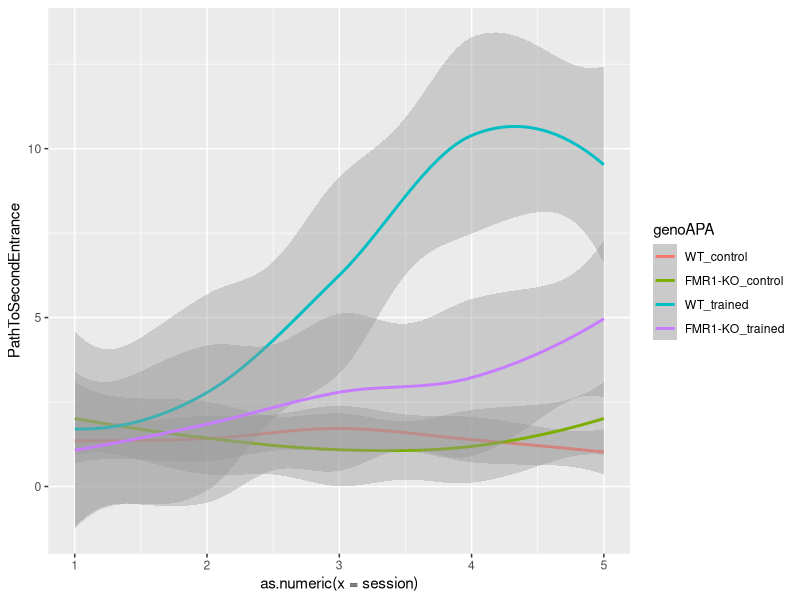
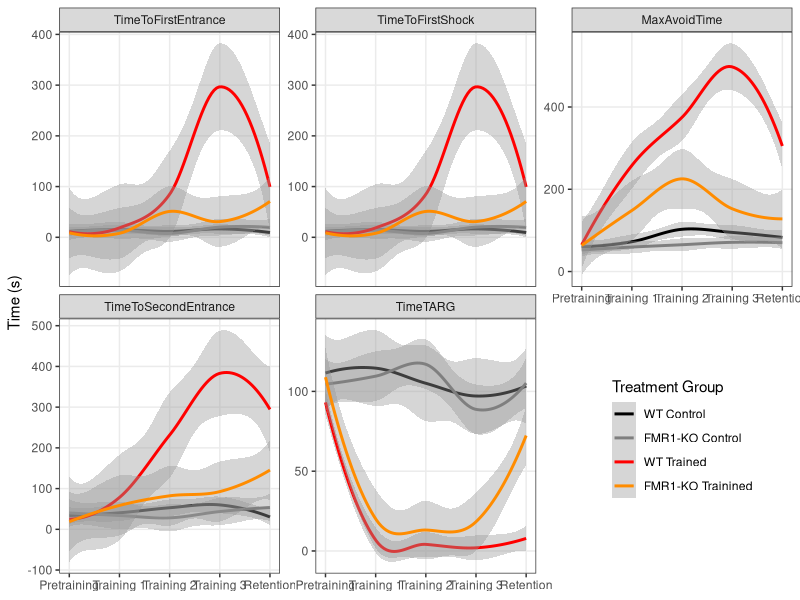
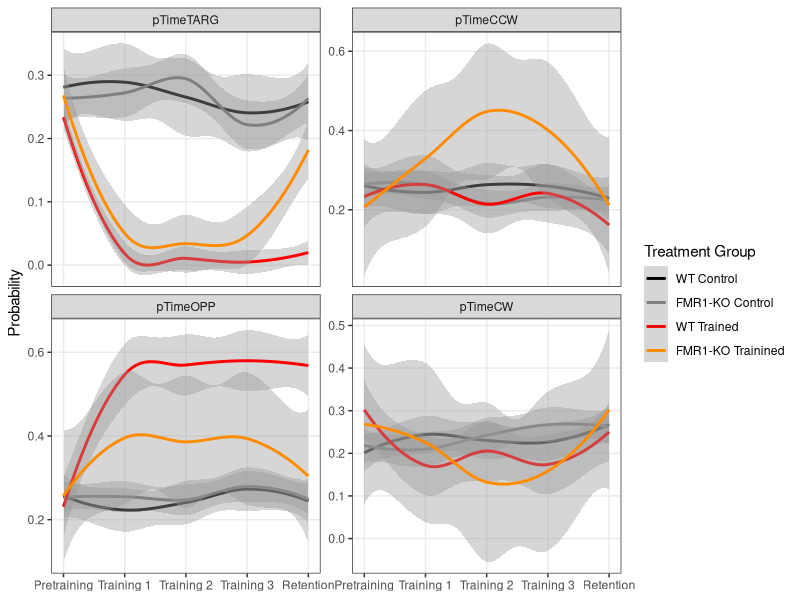
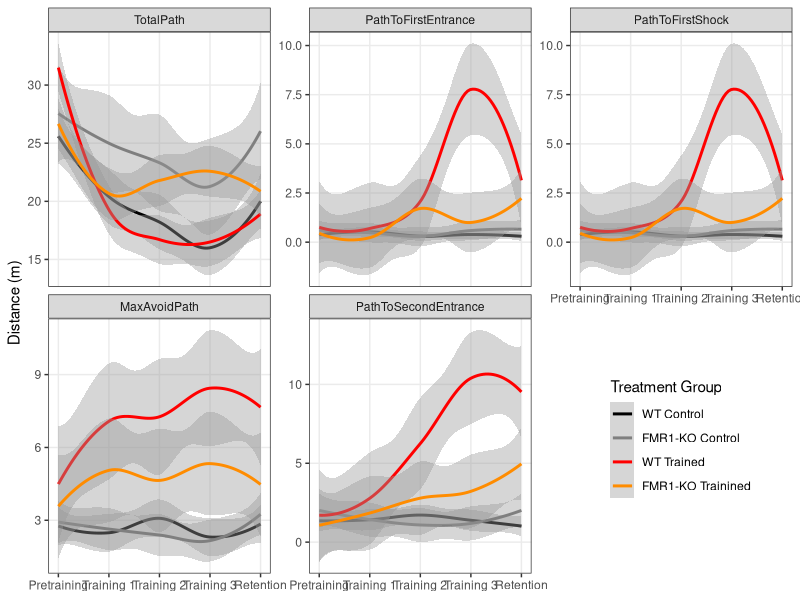
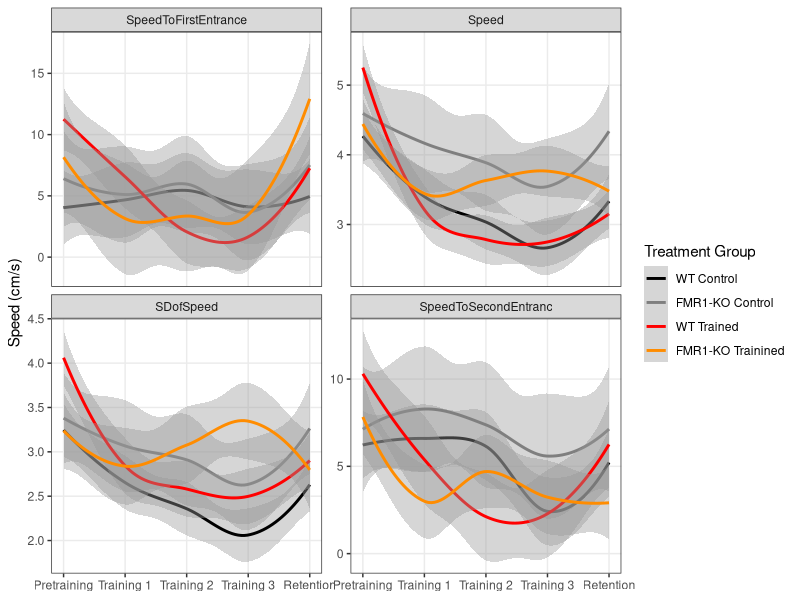
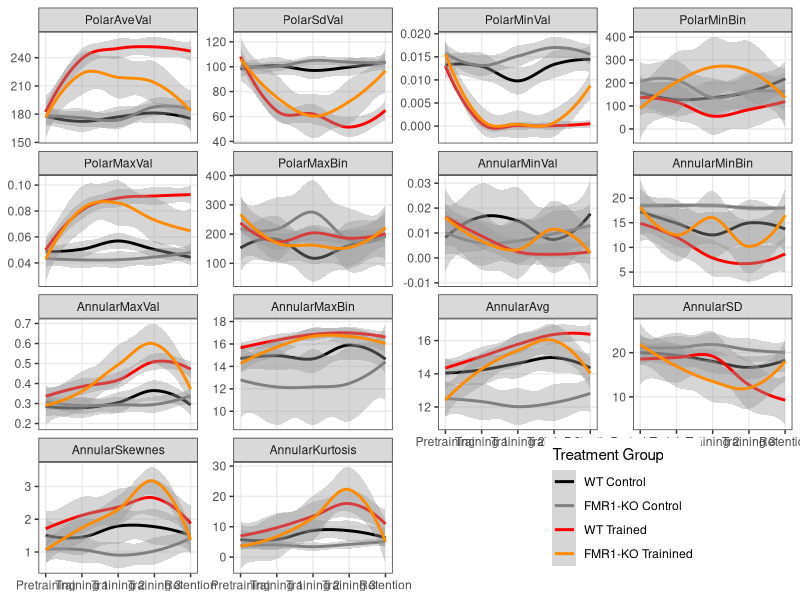
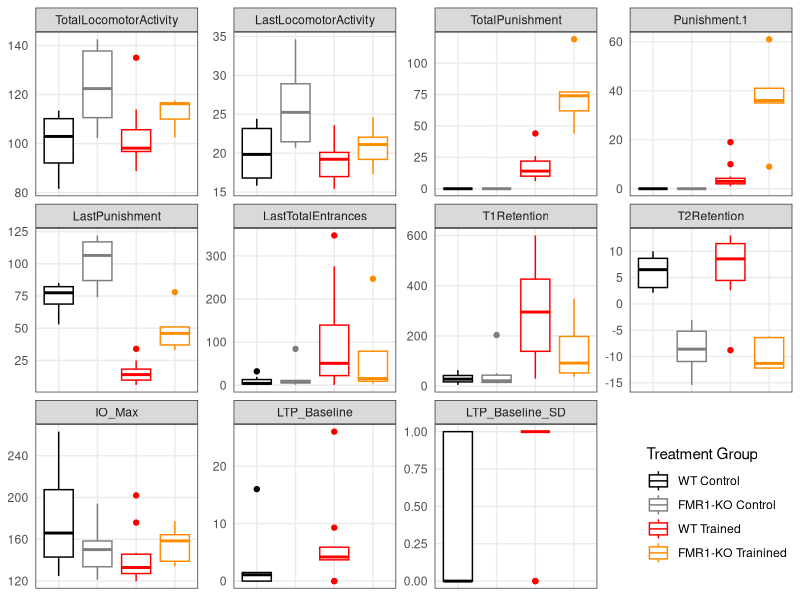
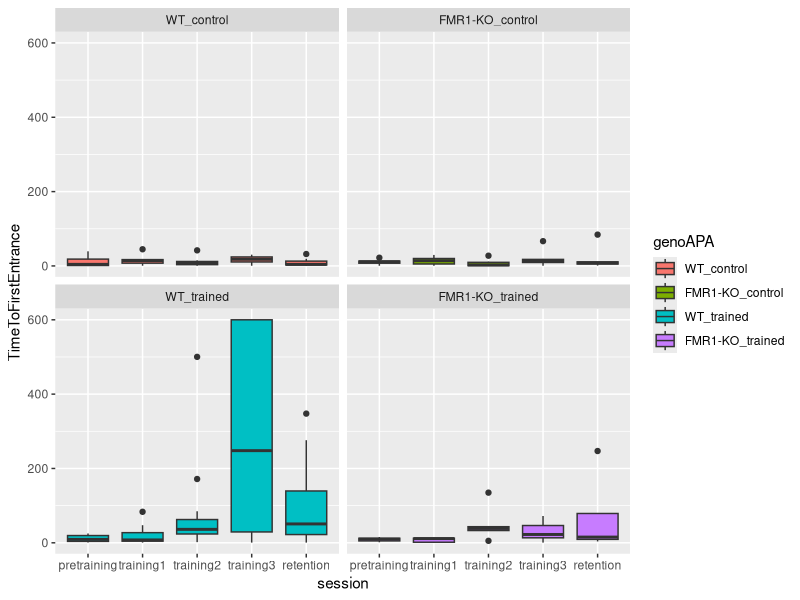

Reproduce these figures in R, in order. (Note: this script raises an error after producing the figures.)
# Part 1: Reading and analyzing beahvior and physiology data

## load libraries -----
library(dplyr) ## for filtering and selecting rows
library(plyr) ## for renmaing factors
library(ggplot2) ## for awesome plots!
library(reshape2) #@ for melting dataframe

## wrangle the raw wt and fmr1 dataframes ----

## read the data 
setwd("~/Github/qPCR-mouse/Rayna/2013/data")
wt <- read.csv("01_WTbehavephys.csv", header=TRUE, stringsAsFactors = FALSE, na.strings = c("", "ND", "N/A"))
fmr1 <- read.csv("01_FMR1behavephys.csv", header=TRUE, stringsAsFactors = FALSE, na.strings = c("", "ND", "N/A"))

## fixing columns both fmr1 and wt are as equivilent as possible
wt$filename <- as.character(paste(wt$filename, wt$X, sep="_")) ## mgerge 2 columns 

## delete obsolete columns
wt$X <- NULL 
wt$X.1 <- NULL
fmr1$X <- NULL
wt$next. <- NULL
fmr1$next. <- NULL
fmr1$PopSpike.max........mV. <- NA  ## add column
fmr1$PospSpike.Probability <- NA  ## add column
fmr1 <- fmr1[-c(75:80), ] ## removing rows
names(wt)
names(fmr1)


## create ind column with a animal name that matches qpcr (e.g "FMR1 AB" or "BL 19")
wt$ind <- wt$filename
head(wt$ind)
wt$ind <- gsub("[[:blank:]]*bl", "BL", wt$ind) ##removed blank space then changes bl1... to BL 1...
wt$ind <- gsub("D[[:print:]]*", "", wt$ind) ## deletes the D (for Day) and everythign thereafter
wt$ind

fmr1$ind <- fmr1$filename
fmr1$ind <- gsub("RoomTrack_", "", fmr1$ind) ##remove RommTrack_"
fmr1$ind <- gsub("fmr1", "FMR1", fmr1$ind) ## changes to FMR1
fmr1$ind <- gsub("frm1", "FMR1", fmr1$ind) ## because one was typed wrong
fmr1$ind <- gsub("wildtype", "BL", fmr1$ind) ## that one wildtype sample name
fmr1$ind <- gsub("_[ptr][[:print:]]*", "", fmr1$ind) ##deletes the rest of the filename
fmr1$ind

## rename columns
names(wt)[3] <- "TotalTime"
names(wt)[4] <- "TotalPath"
names(wt)[5] <- "Entrances"
names(wt)[6] <- "TimeToFirstEntrance"
names(wt)[7] <- "PathToFirstEntrance"
names(wt)[8] <- "SpeedToFirstEntrance"
names(wt)[9] <- "EntrancePerDistance"
names(wt)[10] <- "TotalShocks"
names(wt)[11] <- "TimeToFirstShock"
names(wt)[12] <- "PathToFirstShock"
names(wt)[13] <- "Speed"
names(wt)[14] <- "SDofSpeed"
names(wt)[15] <- "LineArity"
names(wt)[16] <- "MaxAvoidTime"
names(wt)[17] <- "MaxAvoidPath"
names(wt)[18] <- "TimeToSecondEntrance"
names(wt)[19] <- "PathToSecondEntrance"
names(wt)[20] <- "SpeedToSecondEntranc"
names(wt)[21] <- "TimeTARG"
names(wt)[22] <- "pTimeTARG"
names(wt)[23] <- "pTimeCCW"
names(wt)[24] <- "pTimeOPP"
names(wt)[25] <- "pTimeCW"
names(wt)[26] <- "RayleigLength"
names(wt)[27] <- "RayleigAngle"
names(wt)[28] <- "PolarAveVal"
names(wt)[29] <- "PolarSdVal"
names(wt)[30] <- "PolarMinVal"
names(wt)[31] <- "PolarMinBin"
names(wt)[32] <- "MinLoBin"
names(wt)[33] <- "MinHiBin"
names(wt)[34] <- "PolarMaxVal"
names(wt)[35] <- "PolarMaxBin"
names(wt)[36] <- "MaxLoBin"
names(wt)[37] <- "MaxHiBin"
names(wt)[38] <- "AnnularMinVal"
names(wt)[39] <- "AnnularMinBin"
names(wt)[40] <- "AnnularMaxVal"
names(wt)[41] <- "AnnularMaxBin"
names(wt)[42] <- "AnnularAvg"
names(wt)[43] <- "AnnularSD"
names(wt)[44] <- "AnnularSkewnes"
names(wt)[45] <- "AnnularKurtosis"
names(wt)[46] <- "ind_bad"
names(wt)[47] <- "genotype_bad"
names(wt)[48] <- "APA"
names(wt)[49] <- "TotalLocomotorActivity"
names(wt)[50] <- "LastLocomotorActivity"
names(wt)[51] <- "TotalPunishment"
names(wt)[53] <- "LastPunishment"
names(wt)[54] <- "LastTotalEntrances"
names(wt)[55] <- "T1Retention"
names(wt)[56] <- "T2Retention"
names(wt)[57] <- "IO_Max"
names(wt)[58] <- "LTP_Baseline"
names(wt)[59] <- "LTP_Baseline_SD"
names(wt) # check all good

## do same for fmr1
names(fmr1)[3] <- "TotalTime"
names(fmr1)[4] <- "TotalPath"
names(fmr1)[5] <- "Entrances"
names(fmr1)[6] <- "TimeToFirstEntrance"
names(fmr1)[7] <- "PathToFirstEntrance"
names(fmr1)[8] <- "SpeedToFirstEntrance"
names(fmr1)[9] <- "EntrancePerDistance"
names(fmr1)[10] <- "TotalShocks"
names(fmr1)[11] <- "TimeToFirstShock"
names(fmr1)[12] <- "PathToFirstShock"
names(fmr1)[13] <- "Speed"
names(fmr1)[14] <- "SDofSpeed"
names(fmr1)[15] <- "LineArity"
names(fmr1)[16] <- "MaxAvoidTime"
names(fmr1)[17] <- "MaxAvoidPath"
names(fmr1)[18] <- "TimeToSecondEntrance"
names(fmr1)[19] <- "PathToSecondEntrance"
names(fmr1)[20] <- "SpeedToSecondEntranc"
names(fmr1)[21] <- "TimeTARG"
names(fmr1)[22] <- "pTimeTARG"
names(fmr1)[23] <- "pTimeCCW"
names(fmr1)[24] <- "pTimeOPP"
names(fmr1)[25] <- "pTimeCW"
names(fmr1)[26] <- "RayleigLength"
names(fmr1)[27] <- "RayleigAngle"
names(fmr1)[28] <- "PolarAveVal"
names(fmr1)[29] <- "PolarSdVal"
names(fmr1)[30] <- "PolarMinVal"
names(fmr1)[31] <- "PolarMinBin"
names(fmr1)[32] <- "MinLoBin"
names(fmr1)[33] <- "MinHiBin"
names(fmr1)[34] <- "PolarMaxVal"
names(fmr1)[35] <- "PolarMaxBin"
names(fmr1)[36] <- "MaxLoBin"
names(fmr1)[37] <- "MaxHiBin"
names(fmr1)[38] <- "AnnularMinVal"
names(fmr1)[39] <- "AnnularMinBin"
names(fmr1)[40] <- "AnnularMaxVal"
names(fmr1)[41] <- "AnnularMaxBin"
names(fmr1)[42] <- "AnnularAvg"
names(fmr1)[43] <- "AnnularSD"
names(fmr1)[44] <- "AnnularSkewnes"
names(fmr1)[45] <- "AnnularKurtosis"
names(fmr1)[46] <- "ind_bad"
names(fmr1)[47] <- "genotype_bad"
names(fmr1)[48] <- "APA"
names(fmr1)[49] <- "TotalLocomotorActivity"
names(fmr1)[50] <- "LastLocomotorActivity"
names(fmr1)[51] <- "TotalPunishment"
names(fmr1)[53] <- "LastPunishment"
names(fmr1)[54] <- "LastTotalEntrances"
names(fmr1)[55] <- "T1Retention"
names(fmr1)[56] <- "T2Retention"
names(fmr1)[57] <- "IO_Max"
names(fmr1)[58] <- "LTP_Baseline"
names(fmr1)[59] <- "LTP_Baseline_SD"

## add columns genotype (easier for wt df than for fmr1 df)
wt$genotype <- as.factor("WT")
fmr1$genotype <- ifelse(grepl("fmr1|frm1",fmr1$filename),'FMR1-KO','WT')
fmr1$genotype <- as.factor(fmr1$genotype)

## binding, clearning, filtering, renaming, adding conditions ----

wtfmr1 <- rbind(wt, fmr1) ## combine the datasets into one
wtfmr1 <- filter(wtfmr1, grepl("Room", filename)) ## remove non-data rows
str(wtfmr1)

## making strings factors
wtfmr1$APA <- as.factor(wtfmr1$APA)  

## making a bunch of columns numeric
wtfmr1[, c(3:35)] <- sapply(wtfmr1[, c(3:35)], as.numeric)
str(wtfmr1)



## add column session with APA information
wtfmr1$session <- ifelse(grepl("pretraining|pretrain|Hab", wtfmr1$filename), "pretraining", 
                     ifelse(grepl("training1|Train1", wtfmr1$filename), "training1",
                            ifelse(grepl("training2|Train2", wtfmr1$filename), "training2",
                                   ifelse(grepl("training3|Train3", wtfmr1$filename), "training3",
                                          ifelse(grepl("retention|reten|Retest", wtfmr1$filename), "retention", "NA")))))
wtfmr1$session  ## check that all names good with no NAs                                 
wtfmr1$session <- as.factor(wtfmr1$session)  
wtfmr1$session <- factor(wtfmr1$session, levels = c("pretraining", "training1", "training2", "training3", "retention"))


## separate out the summary columns and clean up / wrangle ----
summary <- filter(wtfmr1, session == "retention")
summary <- summary[c(60:61,48,62,49:59,1)] #select and reorder columns, so animal first
names(summary)
str(summary)

## rename APA to match qpcr data
summary$APA <- revalue(summary$APA, c("untrained" = "control")) 
summary$APA <- factor(summary$APA, levels = c("control", "trained"))


## making a bunch of columns numeric
summary$IO_Max <- gsub("%", "", summary$IO_Max) #remove the percent sign
summary[, c(5:15)] <- sapply(summary[, c(5:15)], as.numeric)


## improve indiviual session dataframe ----
str(wtfmr1)
wtfmr1 <- wtfmr1[c(60:61,62,1:45)]  # removes summary columns

##create APA dataframe to add APA to wtfrm1
APA <-  summary[c(1:3)] 
wtfmr1 <- left_join(wtfmr1,APA) 
wtfmr1 <- wtfmr1[c(1:2,49,3:48)]  # removes summary columns
wtfmr1$APA <- factor(wtfmr1$APA, levels = c("control", "trained"))

## create one level column for genotype*APA
wtfmr1$genoAPA <- wtfmr1$genoAPA <- as.factor(paste(wtfmr1$genotype,wtfmr1$APA, sep="_"))
wtfmr1$genoAPA <- factor(wtfmr1$genoAPA, levels = c("WT_control", "FMR1-KO_control", "WT_trained", "FMR1-KO_trained"))
wtfmr1$genoAPA

## create one level column for genotype*APA but numbered as 1, 2, 3, 4
wtfmr1$genoAPAnum <- ifelse(grepl("WT_control", wtfmr1$genoAPA), "1", 
                         ifelse(grepl("WT_trained", wtfmr1$genoAPA), "2",
                                ifelse(grepl("FMR1-KO_control", wtfmr1$genoAPA), "3",
                                       ifelse(grepl("FMR1-KO_trained", wtfmr1$genoAPA), "4", "NA"))))

wtfmr1$genoAPAnum  ## check that all names good with no NAs                                 
wtfmr1$genoAPAnum <- as.numeric(wtfmr1$genoAPAnum) 


head(wtfmr1)
head(summary)

## melting and filtering all the data make a shit ton of ggplots ----

## melt the beahvior data to make long
wtfmr1_long <- melt(wtfmr1, id=c("ind","genotype", "APA", "session", "filename", "genoAPA", "genoAPAnum"))
str(wtfmr1_long)
wtfmr1_long$value <- as.numeric(wtfmr1_long$value)

## Time: df with  things about time
wtfmr1_time <- wtfmr1_long %>% 
  filter(grepl("Time", variable)) %>% 
  filter(!grepl("TotalTime|pTime", variable))
str(wtfmr1_time)
wtfmr1_time$value <- as.numeric(wtfmr1_time$value)

## pTime: df with  things about probability of a time measure
wtfmr1_pTime <- wtfmr1_long %>% 
  filter(grepl("pTime", variable)) 
str(wtfmr1_pTime)
wtfmr1_pTime$value <- as.numeric(wtfmr1_pTime$value)

## Path: df with path measures of distance
wtfmr1_Path <- wtfmr1_long %>% 
  filter(grepl("Path", variable)) 
str(wtfmr1_Path)
wtfmr1_Path$value <- as.numeric(wtfmr1_Path$value)

## Speed: df with path measures of speed
wtfmr1_Speed <- wtfmr1_long %>% 
  filter(grepl("Speed|speed", variable)) 
str(wtfmr1_Speed)
wtfmr1_Speed$value <- as.numeric(wtfmr1_Speed$value)

## Other: df with Rayleigh, Polar, and Annular Measures
wtfmr1_Other <- wtfmr1_long %>% 
  filter(grepl("Rayleigh|Polar|Annular", variable)) 
str(wtfmr1_Other)
wtfmr1_Other$value <- as.numeric(wtfmr1_Other$value)

### Beahvior graphs!!! -----
FentonPalette <- c('black','grey50','red','darkorange')

## behavior of 4 groups by session stat smooth
ggplot(data=wtfmr1, aes(as.numeric(x=session), y=PathToSecondEntrance, color=genoAPA)) +
  stat_smooth() 

## Plots of time in seconds: saved as 1_TimeMeasures
ggplot(data=wtfmr1_time, aes(as.numeric(x=session), y=value, color=genoAPA)) +
  stat_smooth() + facet_wrap(~variable, scales = "free_y") +
  scale_y_continuous(name="Time (s)") + 
  scale_x_continuous(name =NULL, 
                     labels=c("1" = "Pretraining", "2" = "Training 1", 
                              "3" = "Training 2", "4" = "Training 3", "5" = "Retention")) +
  scale_colour_manual(values=FentonPalette, name="Treatment Group",
                      labels=c("WT Control", "FMR1-KO Control", "WT Trained", "FMR1-KO Trainined")) +
  theme_bw() + 
  theme(panel.grid.minor = element_blank(), legend.position = c(0.85, 0.25))

## Plots of pTime (probability): saved as 1_TimeProbability
ggplot(data=wtfmr1_pTime, aes(as.numeric(x=session), y=value, color=genoAPA)) +
  stat_smooth() + facet_wrap(~variable, scales = "free_y") +
  scale_y_continuous(name="Probability") + 
  scale_x_continuous(name =NULL, 
                     labels=c("1" = "Pretraining", "2" = "Training 1", 
                              "3" = "Training 2", "4" = "Training 3", "5" = "Retention")) +
  scale_colour_manual(values=FentonPalette, name="Treatment Group",
                      labels=c("WT Control", "FMR1-KO Control", "WT Trained", "FMR1-KO Trainined")) +
  theme_bw() + 
  theme(panel.grid.minor = element_blank())

## Plots of path (distance): saved as 1_Path
ggplot(data=wtfmr1_Path, aes(as.numeric(x=session), y=value, color=genoAPA)) +
  stat_smooth() + facet_wrap(~variable, scales = "free_y") +
  scale_y_continuous(name="Distance (m)") + 
  scale_x_continuous(name =NULL, 
                     labels=c("1" = "Pretraining", "2" = "Training 1", 
                              "3" = "Training 2", "4" = "Training 3", "5" = "Retention")) +
  scale_colour_manual(values=FentonPalette, name="Treatment Group",
                      labels=c("WT Control", "FMR1-KO Control", "WT Trained", "FMR1-KO Trainined")) +
  theme_bw() + 
  theme(panel.grid.minor = element_blank(), legend.position = c(0.85, 0.25))

## Plots of speed: saved as 1_Speed
ggplot(data=wtfmr1_Speed, aes(as.numeric(x=session), y=value, color=genoAPA)) +
  stat_smooth() + facet_wrap(~variable, scales = "free_y") +
  scale_y_continuous(name="Speed (cm/s)") + 
  scale_x_continuous(name =NULL, 
                     labels=c("1" = "Pretraining", "2" = "Training 1", 
                              "3" = "Training 2", "4" = "Training 3", "5" = "Retention")) +
  scale_colour_manual(values=FentonPalette, name="Treatment Group",
                      labels=c("WT Control", "FMR1-KO Control", "WT Trained", "FMR1-KO Trainined")) +
  theme_bw() + 
  theme(panel.grid.minor = element_blank())

## Other Plots of speed: Rayleight, Polar, Annular Stuff : Saved as 1-Other
ggplot(data=wtfmr1_Other, aes(as.numeric(x=session), y=value, color=genoAPA)) +
  stat_smooth() + facet_wrap(~variable, scales = "free_y") +
  scale_y_continuous(name=NULL) + 
  scale_x_continuous(name =NULL, 
                     labels=c("1" = "Pretraining", "2" = "Training 1", 
                              "3" = "Training 2", "4" = "Training 3", "5" = "Retention")) +
  scale_colour_manual(values=FentonPalette, name="Treatment Group",
                      labels=c("WT Control", "FMR1-KO Control", "WT Trained", "FMR1-KO Trainined")) +
  theme_bw() + 
  theme(panel.grid.minor = element_blank(),legend.position = c(0.775, 0.125))

### Electrophysiology melting and graphing!!! ---- 

## create genoAPA column
summary$genoAPA <- summary$genoAPA <- as.factor(paste(summary$genotype,summary$APA, sep="_"))
summary$genoAPA <- factor(summary$genoAPA, levels = c("WT_control", "FMR1-KO_control", "WT_trained", "FMR1-KO_trained"))
summary$genoAPA

## melt the summary data to make long
head(summary)
summary_long <- melt(summary, id=c("ind","genotype", "APA", "session", "filename", "genoAPA"))
str(summary_long)
summary_long$value <- as.numeric(summary_long$value)

## plot all the summary_long data!: saved as 1-SummaryValues
ggplot(data=summary_long, aes(x=genoAPA, y=value, color=genoAPA)) +
  geom_boxplot() +  facet_wrap(~variable, scales = "free_y") +
  theme_bw() +
  scale_y_continuous(name=NULL) + 
  scale_x_discrete(name=NULL) + 
  scale_colour_manual(values=FentonPalette, name="Treatment Group",
                      labels=c("WT Control", "FMR1-KO Control", "WT Trained", "FMR1-KO Trainined")) +
  theme_bw() + 
  theme(panel.grid.minor = element_blank(),
        legend.position = c(0.9, 0.15),
        axis.text.x = element_blank(), 
        axis.ticks = element_blank())



### Not used but useful ----

## simple box plot faceted by genotype colored by genotype
ggplot(data = wtfmr1, aes(x = session, y = TimeToFirstEntrance, fill=genoAPA)) +
  geom_boxplot() + facet_wrap( ~ genoAPA)
## simple box plot colored by genotype
ggplot(data = wtfmr1, aes(x = session, y = TimeToSecondEntrance, by=genoAPA, fill=genoAPA)) +
  geom_boxplot()
## line plots for every individual shown individually
ggplot(data=wtfmr1, aes(as.numeric(x=session), y=PathToSecondEntrance, by=ind, color=genoAPA)) +
  geom_line() + facet_wrap( ~ ind)
## line plots for every individual shown by group
ggplot(data=wtfmr1, aes(as.numeric(x=session), y=TimeToSecondEntrance, by=ind, color=genoAPA)) +
  geom_line() + facet_wrap( ~ genoAPA)
## line plots for every individual shown by group colored by individual
ggplot(data=wtfmr1, aes(as.numeric(x=session), y=PathToSecondEntrance, by=ind, color=ind)) +
  geom_line() + facet_wrap(~ genoAPA) 

### faceted all data with points on the means
ggplot(data=wtfmr1_slim, aes(as.numeric(x=session), y=value, color=genoAPA)) +
  stat_summary(geom="point", fun.y=mean, shape=1) + 
  stat_smooth() +  facet_wrap(~variable, scales = "free_y") +
  theme_bw()

## Time to 2nd entrance of 4 groups by session stat smooth
ggplot(data=wtfmr1, aes(as.numeric(x=session), y=TimeToSecondEntrance, color=genoAPA)) +
  stat_smooth() +
  scale_y_continuous(name="Time to 2nd Entrance (s)") + 
  scale_x_continuous(name =NULL, 
                     labels=c("1" = "Pretraining", "2" = "Training 1", 
                              "3" = "Training 2", "4" = "Training 3", "5" = "Retention")) +
  scale_colour_manual(values=FentonPalette, name="Treatment Group",
                      labels=c("WT Control", "FMR1-KO Control", "WT Trained", "FMR1-KO Trainined")) +
  theme_bw()

## some modeling
lm1 = lm(data=wtfmr1, TimeToSecondEntrance~genoAPA+session+genoAPA:session)
summary(lm1)
xtabs(data=wtfmr1, ~genoAPA+session)
anova(lm1)
